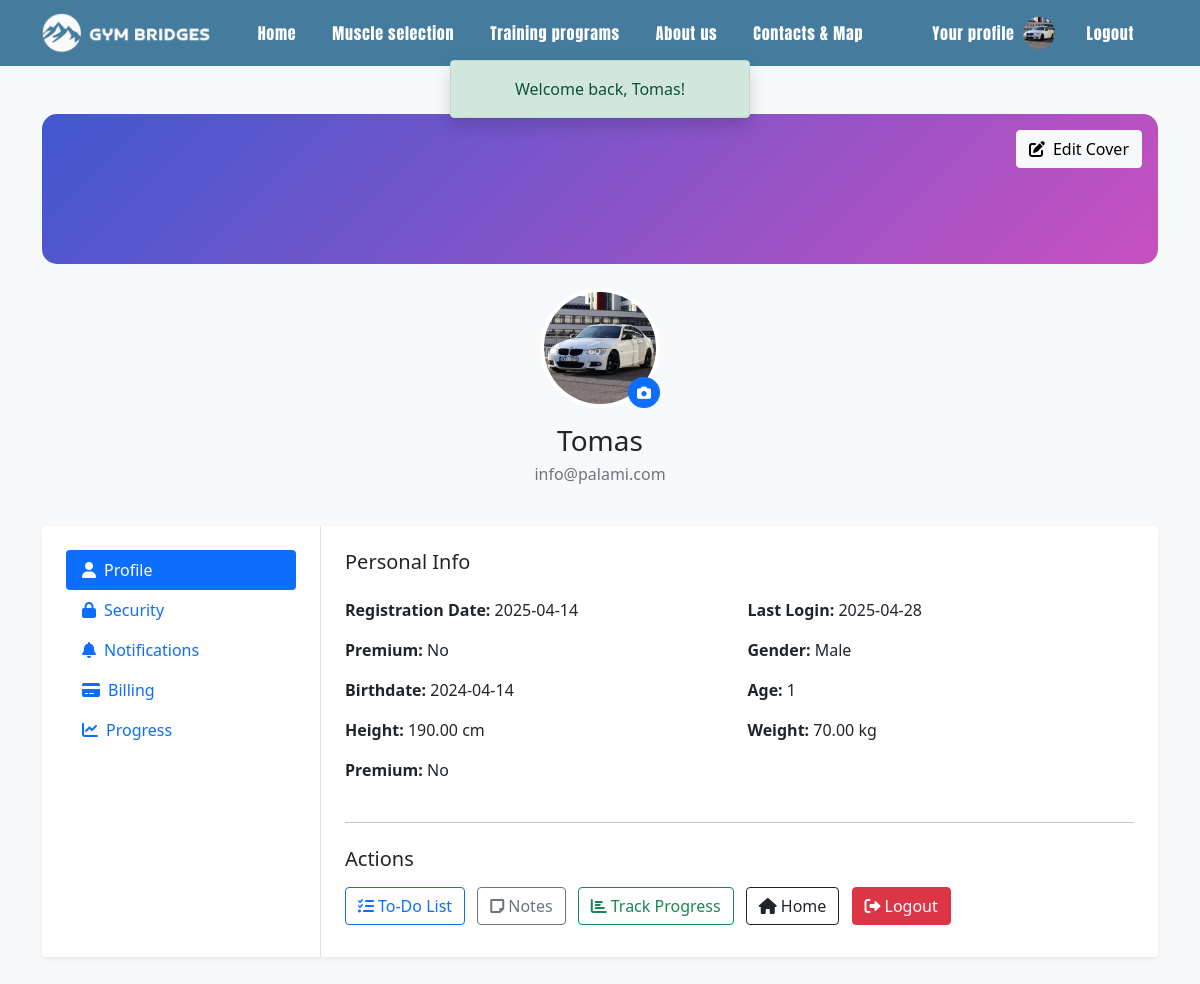
Screenshot of /welcome.php (signed in) with the database file from the repository.
### tables this page shows
CREATE TABLE `users` (
  `userID` int(11) NOT NULL,
  `username` varchar(50) NOT NULL,
  `email` varchar(100) NOT NULL,
  `password` varchar(255) NOT NULL,
  `weight` decimal(5,2) NOT NULL,
  `gender` enum('Male','Female','Other') NOT NULL,
  `height` decimal(5,2) NOT NULL,
  `registrationDate` date NOT NULL,
  `birthdate` date DEFAULT NULL,
  `lastLoginDate` date DEFAULT NULL,
  `avatar` varchar(255) DEFAULT 'uploads/avatars/default_avatar.png',
  `isPremium` tinyint(1) NOT NULL DEFAULT 0
);

### welcome.php (the view, shortened to what this page needs)
<?php
$conn = new mysqli('localhost', 'root', '', 'gymbridges');
$user_id = $_SESSION['user_id'];
$stmt = $conn->prepare("SELECT * FROM users WHERE userID = ?");
$stmt->bind_param("i", $user_id);
$stmt->execute();
$result = $stmt->get_result();
$user = $result->fetch_assoc();
$birthdate = !empty($user['birthdate']) ? $user['birthdate'] : 'N/A';
$age = 'N/A';
if (!empty($user['birthdate']) && $user['birthdate'] !== '0000-00-00') {
    try {
        $birth = new DateTime($user['birthdate']);
        $today = new DateTime();
        $age = $birth->diff($today)->y;
    } catch (Exception $e) {
        $age = 'Invalid date';
    }
}
$avatar = !empty($user['avatar']) ? htmlspecialchars($user['avatar']) : 'images/default_avatar.png';
?>
<!DOCTYPE html>
<html lang="en">
<head>
  <link href="https://cdn.jsdelivr.net/npm/bootstrap@5.0.2/dist/css/bootstrap.min.css" rel="stylesheet">
  <link href="https://cdnjs.cloudflare.com/ajax/libs/font-awesome/6.0.0/css/all.min.css" rel="stylesheet">
  <link href="style.css" rel="stylesheet">
</head>
<body>
<?php include 'includes/header.php'; ?>
<?php if (isset($_SESSION['success'])): ?>
  <div id="success-alert" class="position-fixed top-0 start-50 translate-middle-x alert alert-success text-center shadow"
       style="z-index: 1050; margin-top: 60px; min-width: 300px;">
    <?= $_SESSION['success']; unset($_SESSION['success']); ?>
  </div>
<?php endif; ?>
<div class="bg-light">
  <div class="container py-5">
    <div class="row">
      <div class="col-12 mb-4">
        <div class="profile-header position-relative mb-4">
          <div class="position-absolute top-0 end-0 p-3">
            <button class="btn btn-light"><i class="fas fa-edit me-2"></i>Edit Cover</button>
          </div>
        </div>
        <div class="text-center">
          <div class="position-relative d-inline-block">
          <img src="<?= $avatar ?>" class="rounded-circle profile-pic" alt="Avatar" data-bs-toggle="modal" data-bs-target="#avatarModal" style="cursor: pointer;">
            <form method="POST" action="upload_avatar.php" enctype="multipart/form-data" class="position-absolute bottom-0 end-0">
              <label class="btn btn-primary btn-sm rounded-circle m-0">
                <i class="fas fa-camera"></i>
              </label>
            </form>
          </div>
          <h3 class="mt-3 mb-1"><?= htmlspecialchars($user['username']) ?></h3>
          <p class="text-muted mb-3"><?= htmlspecialchars($user['email']) ?></p>
        </div>
      </div>
      <div class="col-12">
        <div class="card border-0 shadow-sm">
          <div class="card-body p-0">
            <div class="row g-0">
              <div class="col-lg-3 border-end">
                <div class="p-4">
                  <div class="nav flex-column nav-pills">
                    <a class="nav-link active" href="#"><i class="fas fa-user me-2"></i>Profile</a>
                    <a class="nav-link" href="#"><i class="fas fa-lock me-2"></i>Security</a>
                    <a class="nav-link" href="#"><i class="fas fa-bell me-2"></i>Notifications</a>
                    <a class="nav-link" href="#"><i class="fas fa-credit-card me-2"></i>Billing</a>
                    <a class="nav-link" href="#"><i class="fas fa-chart-line me-2"></i>Progress</a>
                  </div>
                </div>
              </div>
              <div class="col-lg-9">
                <div class="p-4">
                  <h5 class="mb-4">Personal Info</h5>
                  <div class="row g-3">
                    <div class="col-md-6"><strong>Registration Date:</strong> <?= htmlspecialchars($user['registrationDate']) ?></div>
                    <div class="col-md-6"><strong>Last Login:</strong> <?= htmlspecialchars($user['lastLoginDate']) ?></div>
                    <div class="col-md-6"><strong>Premium:</strong> <?= $user['isPremium'] ? 'Yes' : 'No' ?></div>
                    <div class="col-md-6"><strong>Gender:</strong> <?= htmlspecialchars($user['gender']) ?></div>
                    <div class="col-md-6"><strong>Birthdate:</strong> <?= $birthdate ?></div>
                    <div class="col-md-6"><strong>Age:</strong> <?= $age ?></div>
                    <div class="col-md-6"><strong>Height:</strong> <?= htmlspecialchars($user['height']) ?> cm</div>
                    <div class="col-md-6"><strong>Weight:</strong> <?= htmlspecialchars($user['weight']) ?> kg</div>
                    <p><strong>Premium:</strong> <?= isset($user['isPremium']) && $user['isPremium'] ? 'Yes' : 'No' ?></p>
                  </div>
                  <hr class="my-4">
                  <h5 class="mb-3">Actions</h5>
                  <a href="todo.php" class="btn btn-outline-primary me-2 mb-2"><i class="fas fa-tasks me-1"></i>To-Do List</a>
                  <a href="notes.php" class="btn btn-outline-secondary me-2 mb-2"><i class="fas fa-sticky-note me-1"></i>Notes</a>
                  <a href="progress.php" class="btn btn-outline-success me-2 mb-2"><i class="fas fa-chart-bar me-1"></i>Track Progress</a>
                  <a href="index.php" class="btn btn-outline-dark me-2 mb-2"><i class="fas fa-home me-1"></i>Home</a>
                  <a href="logout.php" class="btn btn-danger me-2 mb-2"><i class="fas fa-sign-out-alt me-1"></i>Logout</a>
                </div>
              </div>
            </div>
          </div>
        </div>
      </div>
    </div>
  </div>
</div>
</body>
</html>

### style.css (style rules this page uses)
html, body { position: relative; margin: 0; padding: 0; min-height: 100vh; display: flex; flex-direction: column; justify-content: space-between; background-color: #F6F6F8; }

### welcome.php (style rules this page uses)
.profile-header { background: linear-gradient(135deg, #4158D0 0%, #C850C0 100%); height: 150px; border-radius: 15px; }
.profile-pic { width: 120px; height: 120px; object-fit: cover; object-position: center; border-radius: 50%; border: 4px solid #fff; background-color: #fff; }

### rows the page displays
users: avatar (picture), username "Tomas", email "info@palami.com", registrationDate "2025-04-14", lastLoginDate "2025-04-28", gender "Male", birthdate "2024-04-14", birthdate "1", height "190.00", weight "70.00"

### other values shown
$_SESSION['success'] "Welcome back, Tomas!"
